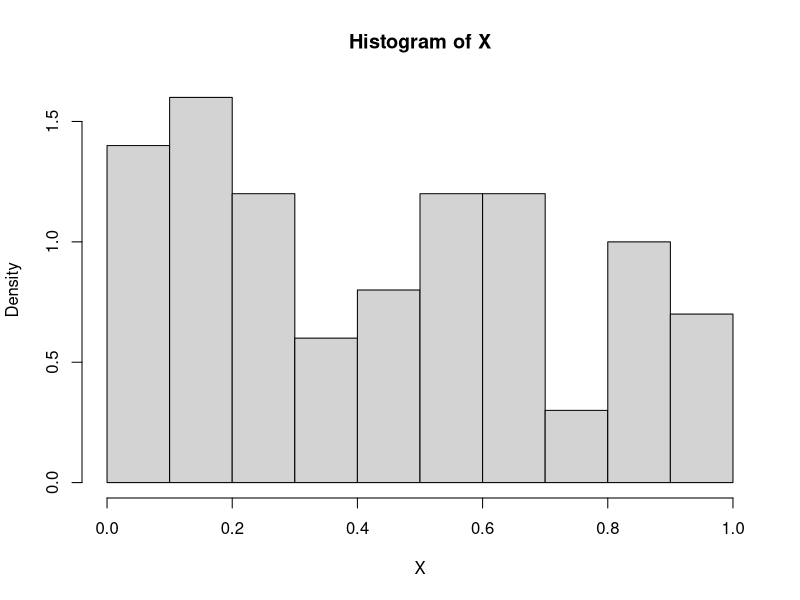
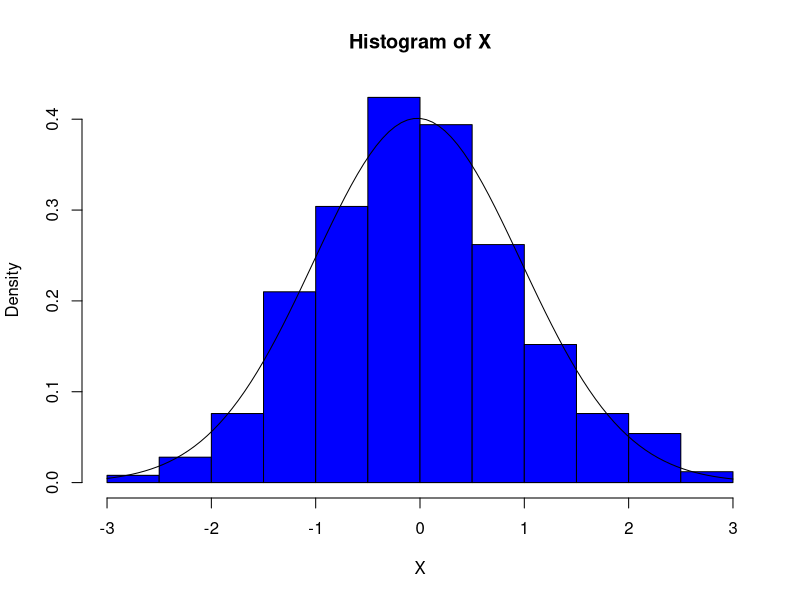
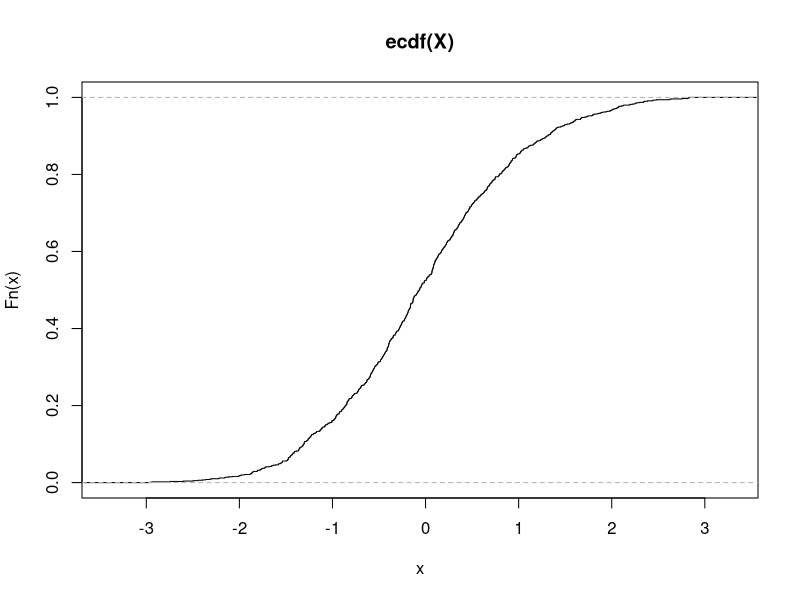
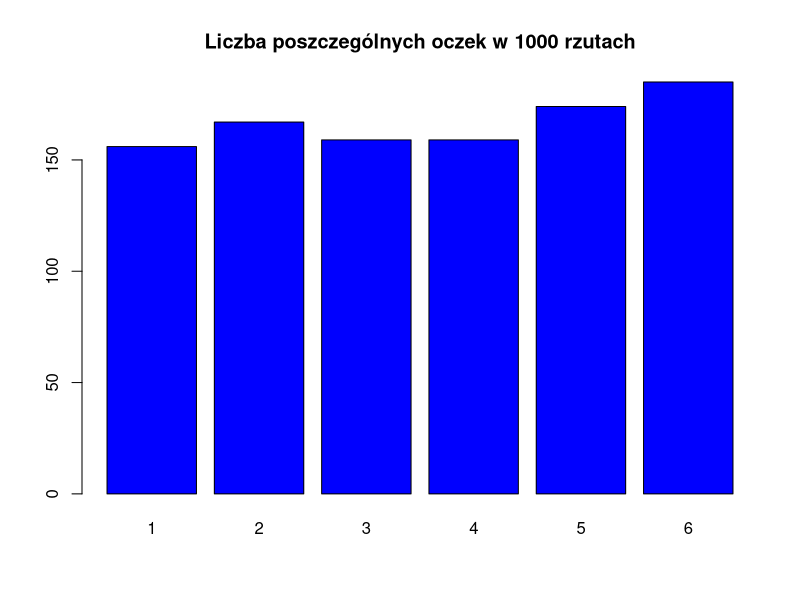
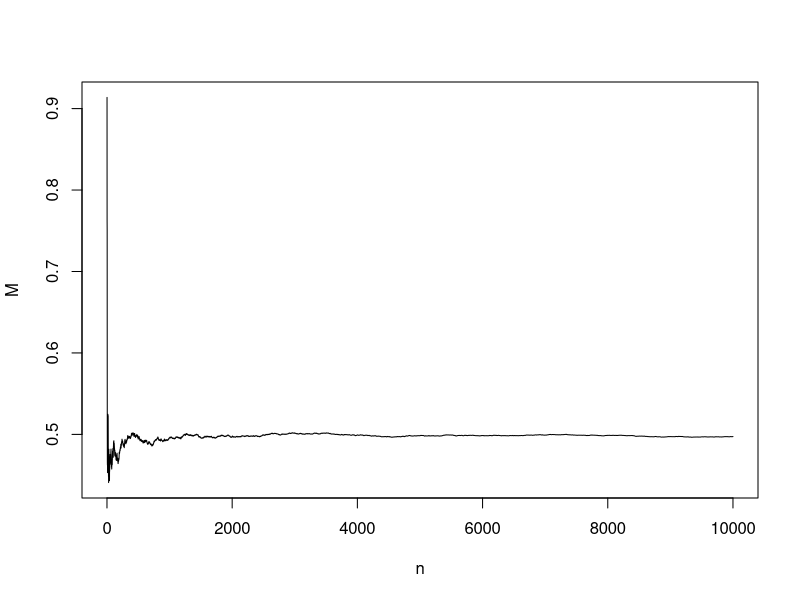
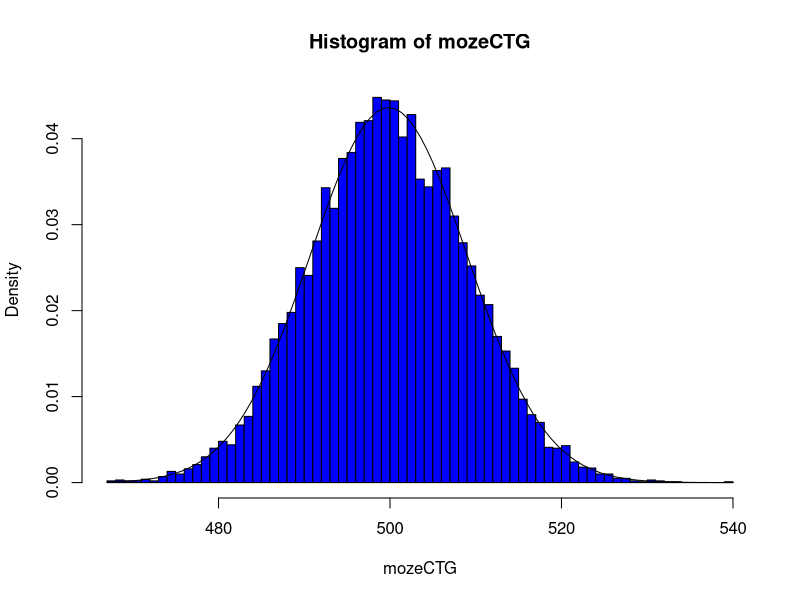
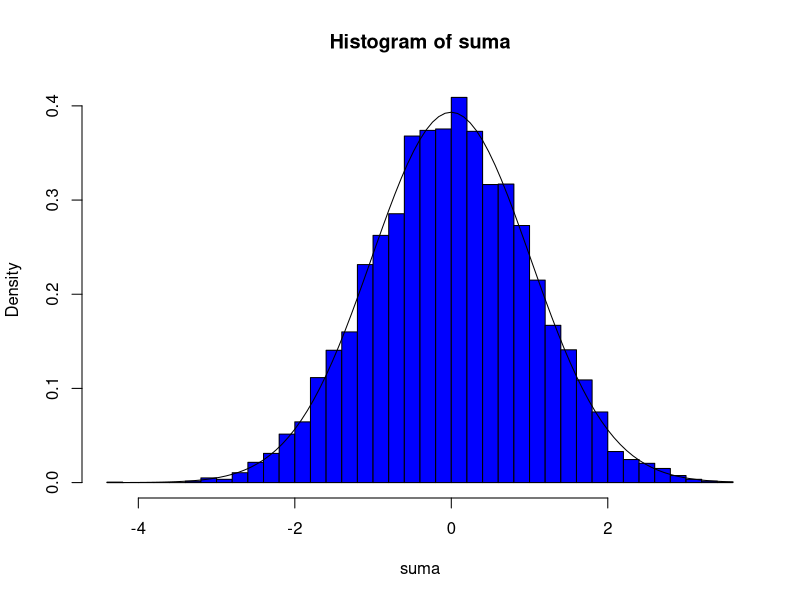
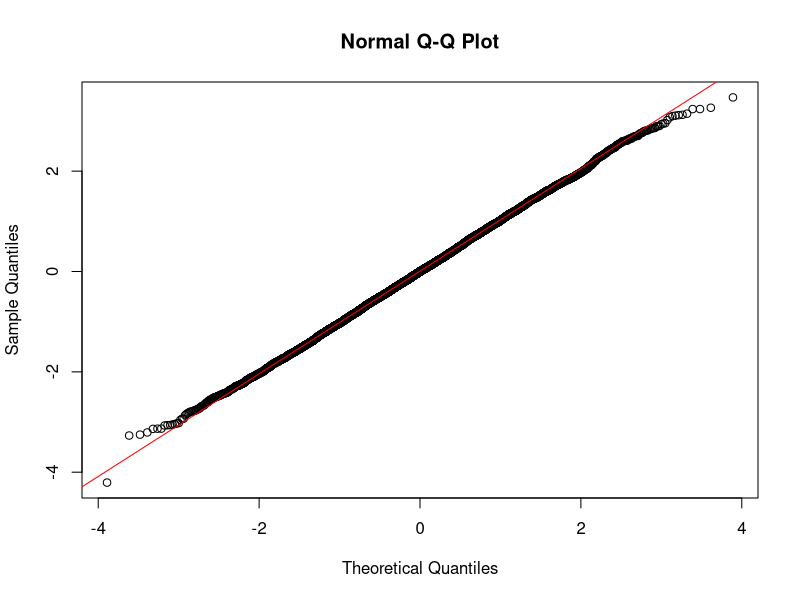

Write R code to recreate these figures, in order.
## ---- chunk 1
n <- 10
X <- runif(10)

n <- 100
X <- runif(n)
hist(X, prob=TRUE)

## ---- chunk 2
n<-1000
X<- rnorm(n)
hist(X, prob=TRUE, col="blue")
curve(dnorm(x, mean=mean(X), sd=sd(X)), add=TRUE)

## ---- chunk 3
plot(ecdf(X))
xseq <- seq(0,1, 0.01)


## ---- chunk 4
n <- 1000
kostka <- c(1:6)

wyniki <- replicate(n,sample(kostka,1))
liczby <- table(wyniki)
barplot(liczby, col="blue", main="Liczba poszczególnych oczek w 1000 rzutach")


chi_squared <- function(N, n, p){
  E <- n*p
  wynik <- sum((N-E)^2/E)
  return(wynik)
}

N<-c()
licznik <- c(1:6)
for  (i in licznik){
  N[i] <-sum(wyniki==i)
}

probabilities <- c(1/6,1/6,1/6,1/6,1/6,1/6)
chi_squared(N,n,probabilities)

chisq.test(N,p=probabilities)

## ---- chunk 5
n<-10000
X <- runif(n)
n <- c(1:n)

Sn <- cumsum(X)
M<- Sn/n
plot(n,M,type="l")

## ---- chunk 6
m<-10000
n<-1000
mozeCTG <- replicate(m, sum(runif(n)))
hist(mozeCTG, prob=TRUE, breaks=100, col="blue")
curve(dnorm(x, mean=mean(mozeCTG), sd=sd(mozeCTG)), add=TRUE)
## ---- chunk 7
m <- 10000

suma <- replicate(m, sum(runif(12))-6)
hist(suma, prob=TRUE, breaks=50, col="blue")
curve(dnorm(x, mean=mean(suma), sd=sd(suma)), add=TRUE)
qqnorm(suma)
qqline(suma, col="red")
ks.test(suma, pnorm)

## ---- chunk 8
m <- 10000
n <- 301

median <- replicate(m, median(runif(n)))
hist(median, prob=TRUE, col="blue", breaks=100)
curve(dbeta(x,151,151), add=TRUE)

## ---- chunk 9
m <- 10000
n <- 501

median <- replicate(m, median(runif(n)))

median <- median-1/2
median <- sqrt(4*(501+1))*median
hist(median, prob=TRUE, col="blue", breaks=150)
curve(dnorm(x, mean=mean(median), sd=sd(median)), add=TRUE)

ks.test(median, pnorm)


## ---- chunk 10
m <- 10000
n <- 1000

minimum <- replicate(m, min(runif(n)))

hist(minimum, col="blue", breaks=100, freq=FALSE)
curve(dexp(x, rate=2),add=TRUE)

#cos jest nie tak z gestoscia

## ---- chunk 11
m <- 10000
n <- 1000


generuj <-replicate(m, {
  X<-runif(n)
  data <- c(min(X),max(X))
})

generuj <- t(generuj)
generuj <-as.data.frame(generuj)
  
zmienna <- generuj$V2+1-generuj$V1

hist(zmienna, prob=TRUE, col="blue")
curve(dgamma(x, shape = 2, scale = 1/n), add = TRUE, col = "red")


## ---- chunk 12
m <- 10000
n <- 100
X <- rnorm(n)
S <- cumsum(X)
plot(1:n, S, "l")

suma <- replicate(m, {
      X <- rnorm(n)
      S <- cumsum(X)
      sum(S > 0) / n
})

hist(suma, breaks = 100, prob = TRUE, col = "blue")


